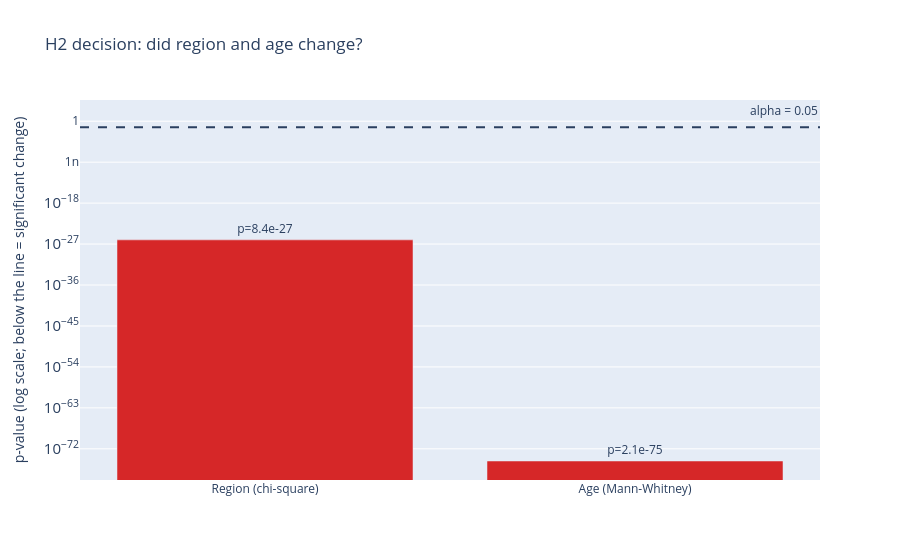

Write notebook code for a chart like this one.
### Markdown cell above
## 5. Verdict for H2

### Code cell
region_p = region_results.loc[0, "p_value"]
age_p    = age_results.loc[0, "p_value"]
region_changed = region_p < ALPHA
age_changed    = age_p < ALPHA

best_fit = {(False, False): "H0", (True, False): "H1",
            (False, True): "H2",  (True, True): "H3"}[(region_changed, age_changed)]
claims = {"H1": "Region distribution has CHANGED, age distribution has NOT",
          "H2": "Region distribution has NOT changed, age distribution has CHANGED",
          "H3": "BOTH region and age distributions have changed",
          "H0": "NEITHER region nor age distribution has changed"}

print(f"Region test:  p = {region_p:.3g} -> {'changed' if region_changed else 'no significant change'}")
print(f"Age test:     p = {age_p:.3g} -> {'changed' if age_changed else 'no significant change'}")
print(f"\n{HYP} claims: {claims[HYP]}")
print(f"Data best supports: {best_fit}  ({claims[best_fit]})")
print(f"\n>>> {HYP} is {'SUPPORTED' if best_fit == HYP else 'NOT SUPPORTED'} by the data (alpha = {ALPHA}).")

# decision plot: p-values against the alpha line
fig = go.Figure(go.Bar(x=["Region (chi-square)", "Age (Mann-Whitney)"], y=[region_p, age_p],
                       marker_color=["#d62728" if p < ALPHA else "#2ca02c" for p in (region_p, age_p)],
                       text=[f"p={region_p:.2g}", f"p={age_p:.2g}"], textposition="outside"))
fig.add_hline(y=ALPHA, line_dash="dash", annotation_text=f"alpha = {ALPHA}")
fig.update_yaxes(type="log", title="p-value (log scale; below the line = significant change)")
fig.update_layout(title=f"{HYP} decision: did region and age change?")
fig.write_html(f"{OUT_DIR}/{HYP}_decision.html"); fig.show()

### Figure 1 — Plotly figure (JSON) as saved in the notebook; plotly's stock layout.template omitted (floating-point values rounded to 4 significant figures)
{"data": [{"marker": {"color": ["#d62728", "#d62728"]}, "text": ["p=8.4e-27", "p=2.1e-75"], "textposition": "outside", "type": "bar", "x": ["Region (chi-square)", "Age (Mann-Whitney)"], "y": [8.439e-27, 2.101e-75]}], "layout": {"annotations": [{"showarrow": false, "text": "alpha = 0.05", "x": 1, "xanchor": "right", "xref": "x domain", "y": 0.05, "yanchor": "bottom", "yref": "y"}], "shapes": [{"line": {"dash": "dash"}, "type": "line", "x0": 0, "x1": 1, "xref": "x domain", "y0": 0.05, "y1": 0.05, "yref": "y"}], "title": {"text": "H2 decision: did region and age change?"}, "yaxis": {"title": {"text": "p-value (log scale; below the line = significant change)"}, "type": "log"}}}
